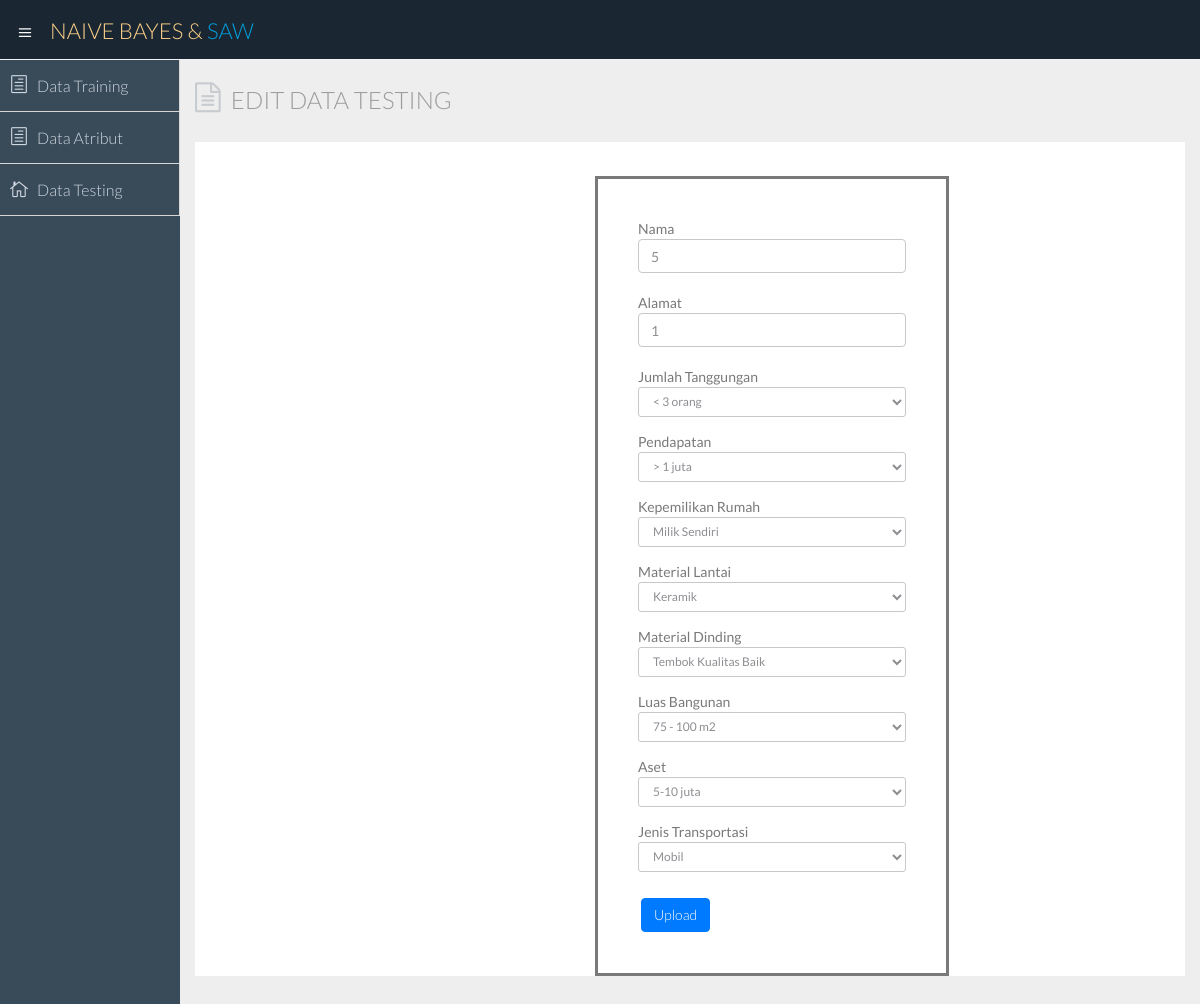
Page /master/data_testing/edit.php?id=1 on the committed database.
### tables this page shows
CREATE TABLE IF NOT EXISTS `nbc_responden_test` (
  `id_responden` tinyint(4) NOT NULL,
  `responden` varchar(50) NOT NULL,
  `alamat` varchar(99) NOT NULL,
  PRIMARY KEY (`id_responden`)
);

CREATE TABLE IF NOT EXISTS `nbc_data_test` (
  `id_data` int(11) NOT NULL AUTO_INCREMENT,
  `id_responden` tinyint(4) NOT NULL,
  `id_atribut` tinyint(4) NOT NULL,
  `id_parameter` tinyint(4) NOT NULL,
  PRIMARY KEY (`id_data`)
);

### master/data_testing/edit.php (the view, shortened to what this page needs)
<!DOCTYPE html>
<html>
<head>
  <link href="../css/bootstrap.min.css" rel="stylesheet">
  <link href="../css/bootstrap-theme.css" rel="stylesheet">
  <link href="../css/elegant-icons-style.css" rel="stylesheet" />
  <link href="../css/font-awesome.min.css" rel="stylesheet" />
  <link href="../css/style.css" rel="stylesheet">
  <link href="../css/style-responsive.css" rel="stylesheet" />
<?php
  include "../koneksi.php";
  $sql = 'SELECT * FROM nbc_atribut';
$result = $db->query($sql);
$atribut=array();
foreach ($result as $row) {
    $atribut[$row['id_atribut']]=$row['atribut'];
    }
$tsql = 'SELECT * FROM nbc_parameter ORDER BY id_atribut,id_parameter';
$result = $db->query($tsql);
$parameter=array();
$id_atribut=0;
foreach ($result as $row) {
    if($id_atribut!=$row['id_atribut']){
        $parameter[$row['id_atribut']]=array();
        $id_atribut=$row['id_atribut'];
    }
    $parameter[$row['id_atribut']][$row['nilai']]=$row['parameter'];
}
    ?>
 <section id="container" class="">
    <header class="header dark-bg">
      <div class="toggle-nav">
        <div class="icon-reorder tooltips" data-original-title="Toggle Navigation" data-placement="bottom"><i class="icon_menu"></i></div>
      </div>
      <a href="index.html" class="logo">Naive Bayes &  <span class="lite"> SAW</span></a>
    </header>
    <aside>
      <div id="sidebar" class="nav-collapse ">
        <ul class="sidebar-menu">
          <li class="">
            <a class="" href="../home.php">
                          <i class="icon_document_alt"></i>
                            <span>Data Training</span>
                      </a>
          </li>
          <li class="">
            <a class="" href="../atribut.php">
                          <i class="icon_document_alt"></i>
                            <span>Data Atribut</span>
                      </a>
          </li>
          <li class="">
            <a class="" href="../testing.php">
                          <i class="icon_house_alt"></i>
                            <span>Data Testing</span>
                      </a>
          </li>
        </ul>
      </div>
    </aside>
    <section id="main-content">
      <section class="wrapper">
        <div class="row">
          <div class="col-lg-12">
            <h3 class="page-header"><i class="fa fa-file-text-o"></i> EDIT Data testing</h3>
            <section class="panel" style="padding-left: 400px;padding-top: 34px;">
              <div style="width: 60%; border-style: solid;padding: 40px; ">
                <form action="update.php" method="post" enctype="multipart/form-data">
    <table>
  <?php
  $ids = $_GET['id'];
  $query_mysql = "SELECT * FROM nbc_responden_test WHERE id_responden='$ids'";
  $result = $db->query($query_mysql);
  foreach($result as $id){
  ?>
        <input type="text" class="form-control" name="nama" value="<?php echo $id['responden'] ?>"><br>
          <input type="text" name="alamat" class="form-control" value="<?php echo $id['alamat'] ?>"><br>
      <?php
      $querydata_mysql = "SELECT * FROM nbc_data_test WHERE id_responden='$ids' order by id_atribut";
      $rslt = $db->query($querydata_mysql);
       foreach($rslt as $data){
          ?>
 <?php
              if($atribut[$data['id_atribut']]=="Ketentuan"){
              ?>
              <?php
              }else{ ?>
        <?php echo $atribut[$data['id_atribut']];
                $ini = $data['id_atribut'];
          ?>
            <?php echo '<select class="form-control input-sm m-bot15" name="'.$ini.'">' ?>
              <option value="<?php echo $data['id_parameter'] ?>"selected><?php echo $parameter[$data['id_atribut']][$data['id_parameter']] ?></option>
            <?php }?>
            </select>
        <?php
       }
      ?>
      <tr>
        <td></td>
        <td><input style="margin-top: 10px;" class="btn btn-primary" type="submit" name="upload" value="Upload"></td>
      </tr>
  <?php } ?>
  </table>
  </form>
</section>
          </div>
        </div>
      </section>
    </section>
  </section>
</body>
</html>

### rows in the picture
nbc_responden_test: nama "5", alamat "1"
nbc_data_test: id_atribut+id_parameter "< 3 orang"
nbc_data_test: id_atribut+id_parameter "> 1 juta"
nbc_data_test: id_atribut+id_parameter "Milik Sendiri"
nbc_data_test: id_atribut+id_parameter "Keramik"
nbc_data_test: id_atribut+id_parameter "Tembok Kualitas Baik"
nbc_data_test: id_atribut+id_parameter "75 - 100 m2"
nbc_data_test: id_atribut+id_parameter "5-10 juta"
nbc_data_test: id_atribut+id_parameter "Mobil"
